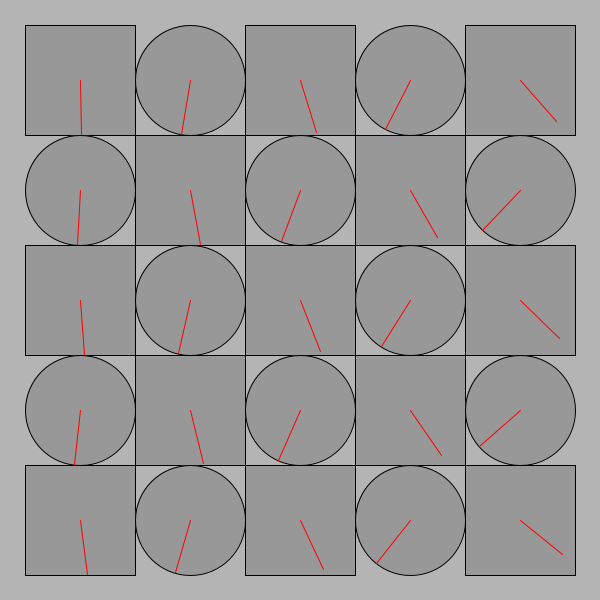
Frame 1 (no input)
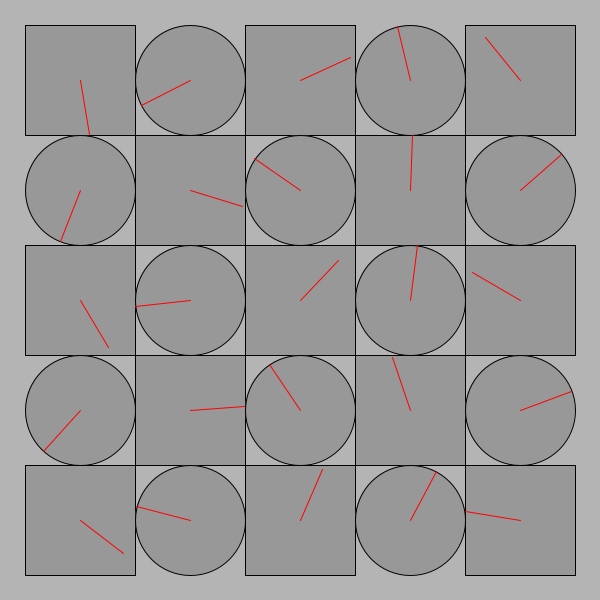
Frame 60 (the mouse pressed at the canvas centre just before this capture)
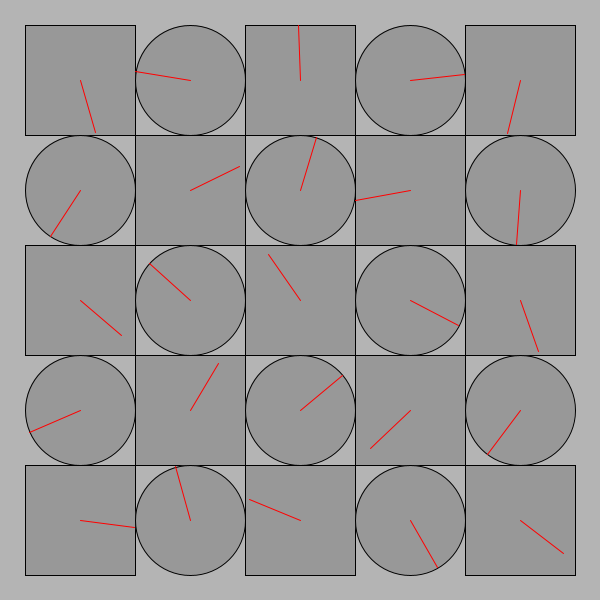
Frame 120 (the mouse held since frame 60 and released just before this capture)

The Processing sketch that drew these frames (run headless with seeded random() and noise(); from frame 60 on, the mouse is pressed at the canvas centre):

// Processing sketch: processing_151368
// ── processing_151368.pde

/*
 * Creative Coding
 * Week 2, 04 - The Clocks
 * by Indae Hwang and Jon McCormack
 * Copyright (c) 2014 Monash University
 *
 * This program draws a grid of circular "clocks", whose hands move according to the elasped time.
 * The higher the clock number the faster it moves, the first clock takes 1 min to go all the way around.
 * The function "movingCircle" is used to draw each clock. It is passed the position, size and hand angle
 * as arguments.
 * 
 */

void setup() {
  size(600, 600);
  background(180);
  rectMode(CENTER);
  noStroke();
}


void draw() {
  background(180);
  noStroke();

  int direction = -1;
  int num = 5;
  int margin = 80;

  float gutter = 0; //distance between each cell
  float cellsize = ( width - (2 * margin) - gutter * (num - 1) ) / (num - 1);

  int circleNumber = 0; // counter

  for (int i=0; i<num; i++) {
    for (int j=0; j<num; j++) {
      ++circleNumber;

      float tx = margin + cellsize * i + gutter * i;
      float ty = margin + cellsize * j + gutter * j;

      
      if (((i+j)%2)==0) {  //if the iteration is even
        direction = 1; 
        movingSquare(tx, ty, cellsize, circleNumber * TWO_PI * millis() / 60000.0 , direction);
      }
      else{
        movingCircle(tx, ty, cellsize, circleNumber * TWO_PI * millis() / 60000.0 , direction);  
      }
      
    }//end of  j for
  } //end of  i for
}//end of draw 


void movingCircle(float x, float y, float size, float angle,int direction) {

  // calculate endpoint of the line
  float tempX = x - (size / 2) * sin(angle) * direction;
  float tempY = y + (size / 2) * cos(angle) * direction;

  stroke(0);
  strokeWeight(1);
  fill(140, 180);
  ellipse(x, y, size, size); // circle

  stroke(255, 0, 0);
  line(x, y, tempX, tempY); // red line
}

void movingSquare(float x, float y, float size, float angle,int direction) {

  // calculate endpoint of the line
  float tempX = x + (size / 2) * sin(angle) * direction;
  float tempY = y + (size / 2) * cos(angle) * direction;


  stroke(0);
  strokeWeight(1);
  fill(140, 180);
  rect(x, y, size, size); // circle

  stroke(255, 0, 0);
  line(x, y, tempX, tempY); // red line
}
